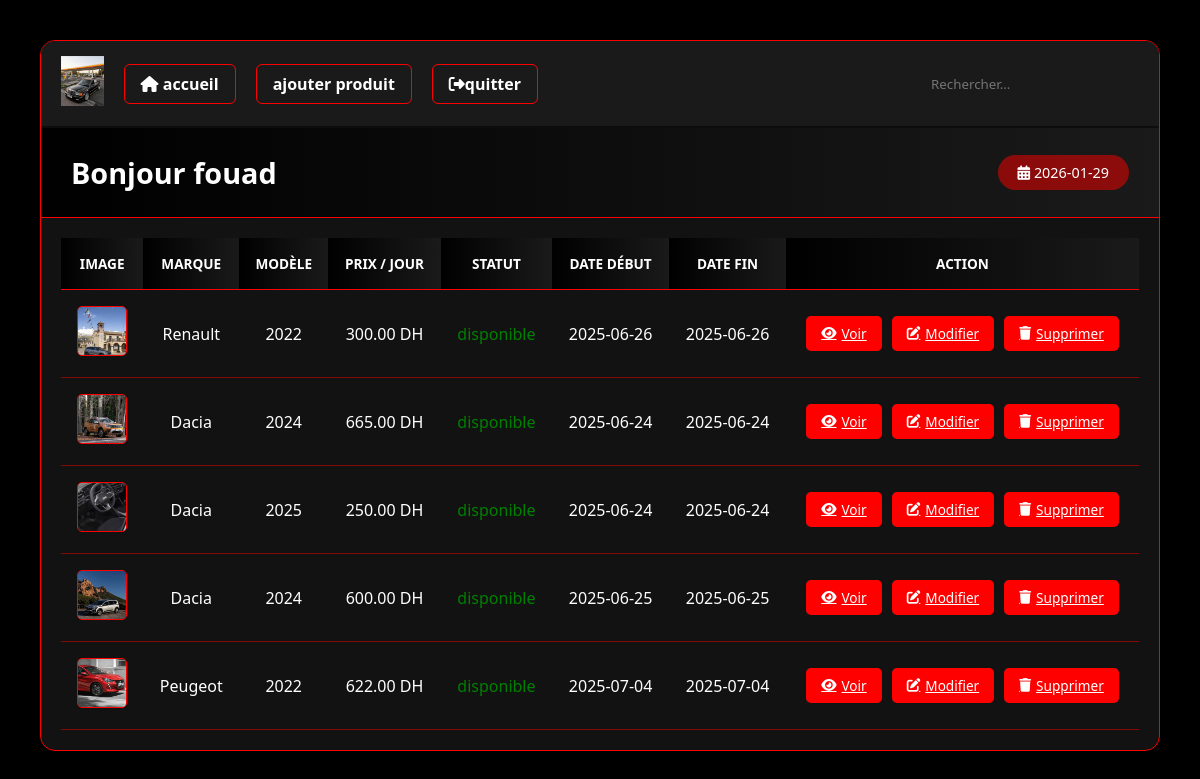
The app's page /php/tableagence.php (signed in) with its own data.
### tables this page shows
CREATE TABLE `agence` (
  `id_agence` int(11) NOT NULL,
  `nom` varchar(20) NOT NULL,
  `adress` varchar(100) NOT NULL,
  `logo` varchar(255) DEFAULT NULL,
  `password` varchar(100) NOT NULL,
  `ville` varchar(40) NOT NULL,
  `numerotel` int(11) NOT NULL,
  `Horaired` datetime DEFAULT NULL,
  `Horairef` datetime DEFAULT NULL,
  `facebook` varchar(70) DEFAULT NULL,
  `instagrame` varchar(70) DEFAULT NULL,
  `linkedin` varchar(70) DEFAULT NULL,
  `twiter` varchar(70) DEFAULT NULL
);

CREATE TABLE `images` (
  `id_image` int(11) NOT NULL,
  `chemin` varchar(255) NOT NULL,
  `id_article_location` int(11) NOT NULL
);

CREATE TABLE `article_location` (
  `id_article_location` int(11) NOT NULL,
  `categorie` enum('économique','moyenne','luxe') NOT NULL DEFAULT 'économique',
  `marque` varchar(100) NOT NULL,
  `type_marque` varchar(100) NOT NULL,
  `modele` int(11) NOT NULL,
  `couleur` varchar(30) NOT NULL,
  `carburant` enum('Essence','Diesel','Hybride','Électrique') NOT NULL,
  `type_boite` enum('Manuele','Automatique') NOT NULL,
  `kilometrage` int(11) NOT NULL,
  `nombre_place` int(11) NOT NULL,
  `nombre_porte` int(11) NOT NULL,
  `matricule` varchar(100) NOT NULL,
  `info_supplimentaire` varchar(255) DEFAULT NULL,
  `statut` enum('disponible','indisponible','reserve') NOT NULL DEFAULT 'disponible',
  `date_debut` date NOT NULL,
  `date_fin` date NOT NULL,
  `prix_location` decimal(10,2) NOT NULL,
  `date_creation` datetime DEFAULT current_timestamp(),
  `id_agence` int(11) NOT NULL
);

### php/tableagence.php (the view, shortened to what this page needs)
<!DOCTYPE html>
<html lang="fr">
<head>
    <link rel="stylesheet" href="https://cdnjs.cloudflare.com/ajax/libs/font-awesome/6.4.0/css/all.min.css">
    <link rel="stylesheet" href="../css/tableagence.css">
</head>
<body>
    <?php
      $id_agence = $_SESSION['id_agence'] ?? null;
      $conn = connexion_data('localhost', 'root', '', 'agences');
      try {
          $logo_stmt = $conn->prepare('SELECT logo FROM agence WHERE id_agence = :id_agence');
          $logo_stmt->bindParam(':id_agence', $id_agence, PDO::PARAM_INT);
          $logo_stmt->execute();
          $resultat = $logo_stmt->fetch(PDO::FETCH_ASSOC);
          $logo_url = (!empty($resultat['logo'])) ? htmlspecialchars($resultat['logo']) : 'images/logo_par_defaut.png';
      } catch (PDOException $e) {
          die("Erreur de base de données : " . htmlspecialchars($e->getMessage()));
      }
      ?>
    <div class="container">
        <nav>
            <ul>
                <li><img class="logo" src="../<?= $logo_url ?>" alt="Logo agence" height="50"></li>
                <li><a href="Accueil.php"> <i class="fas fa-home"></i> accueil</a></li>
                <li><a href="formajoutervoiture.php">ajouter produit</a></li>
                <li><a href="quitter.php"> <i class="fas fa-sign-out-alt"></i>quitter</a></li>
            </ul>
            <form class="search-bar" action="recherche.php" method="GET">
                <input type="text" name="query" placeholder="Rechercher..." id="rechercher">
            </form>
        </nav>
        <header>
            <div class="header-content">
                <?php
                  $con = connexion_data("localhost", "root", "", "agences");
                  $id_agence = $_SESSION["id_agence"];
                  $inserer_name = $con->prepare("SELECT nom from agence where id_agence =:id_agence");
                  $inserer_name->bindParam(':id_agence', $id_agence);
                  $inserer_name->execute();
                  $results = $inserer_name->fetch(PDO::FETCH_ASSOC);
                  if ($results) {
                      $name = $results['nom'];
                  }
                  $b = null;
                  $heure = date("H");
                  if ($heure >= 6 && $heure < 12) {
                      $b = "Bonjour $name";
                  } elseif ($heure >= 12 && $heure < 24 || $heure < 6) {
                      $b = "Bonsoir $name";
                  }
                  echo "<h1>$b</h1>";
                  $query = $con->prepare("
                  SELECT a.*, i.chemin
                  FROM article_location a
                  LEFT JOIN images i ON a.id_article_location = i.id_article_location
                  WHERE a.id_agence = :id_agence
              ");
                  $query->bindParam(':id_agence', $id_agence);
                  $query->execute();
                  $resultats = $query->fetchAll(PDO::FETCH_ASSOC);
                  $articles = [];
                  foreach ($resultats as $row) {
                      $id = $row['id_article_location'];
                      if (!isset($articles[$id])) {
                          $articles[$id] = $row;
                          $articles[$id]['images'] = [];
                      }
                      if ($row['chemin']) {
                          $articles[$id]['images'][] = $row['chemin'];
                      }
                  }
                  ?>
            </div>
            <div class="date-display">
                <i class="fas fa-calendar-alt"></i>
                <?php
                  $date_actuel = date("Y-m-d");
                  echo $date_actuel;
                  ?>
            </div>
        </header>
        <div class="table-container">
            <table>
                <thead>
                    <tr>
                        <th>Image</th>
                        <th>Marque </th>
                        <th>Modèle</th>
                        <th>Prix / Jour</th>
                        <th>Statut</th>
                        <th>Date Début</th>
                        <th> Date Fin</th>
                        <th>ACTION</th>
                    </tr>
                </thead>
                <tbody id='tbody'>
                    <?php foreach ($articles as $id_article => $article): ?>
                        <tr>
                            <td>
                                <?php if (!empty($article['images'])): ?>
                                    <img class="images" src=" <?= htmlspecialchars($article['images'][0]) ?>" alt="Voiture" width="150" />
                                <?php else: ?>
                                    <span>Aucune image</span>
                                <?php endif; ?>
                            </td>
                            <td><?= htmlspecialchars($article['marque']) ?></td>
                            <td><?= htmlspecialchars($article['modele']) ?></td>
                            <td><?= htmlspecialchars($article['prix_location']) ?> DH</td>
                            <td class="statut"><?= htmlspecialchars($article['statut']) ?></td>
                            <td><?= htmlspecialchars($article['date_debut']) ?></td>
                            <td><?= htmlspecialchars($article['date_fin']) ?></td>
                            <td class="action-cell">
                                <div class="action-buttons">
                                    <?php
                                      $id_article = $article['id_article_location'];
                                      ?>
                                    <a class="btn btn-view" href="voirplus.php?id=<?= urlencode($id_article) ?>"> <i class=" fas fa-eye"></i> Voir</a>
                                    <a class="btn btn-edit" href="modifier_article.php?id=<?= urlencode($id_article) ?>"><i class="fas fa-edit"></i> Modifier</a>
                                    <a class="btn btn-delete" href="supprimerarticle.php?id=<?= urlencode($id_article) ?>" onclick="return confirm('Confirmer la suppression ?')"><i class="fas fa-trash"></i> Supprimer</a>
                                </div>
                            </td>
                        </tr>
                    <?php endforeach; ?>
                </tbody>
            </table>
        </div>
    </div>
</body>
</html>

### css/tableagence.css (style rules this page uses)
:root { --bg-darker: #000; --bg-dark: #121212; --bg-medium: #1a1a1a; --text-light: #fff; --accent-red: #ff0000; --accent-hover: #cc0000; --accent-transparent: rgba(255, 0, 0, 0.5); --border-red: rgba(255, 0, 0, 0.49); --shadow-red: 0 0 20px rgba(255, 0, 0, 0.47); --form-bg: #1a1a1a; --table-hover: #222; }
* { margin: 0; padding: 0; box-sizing: border-box; font-family: system-ui, sans-serif; }
html, body { width: 100%; min-height: 100vh; overflow-x: hidden; background: var(--bg-darker); color: var(--text-light); padding: 20px; display: flex; flex-direction: column; align-items: center; }
nav { display: flex; justify-content: space-between; align-items: center; background: var(--bg-medium); width: 100%; max-width: 1200px; padding: 15px 20px; border-radius: 10px 10px 0 0; margin-bottom: 2px; box-shadow: 0 4px 15px rgba(0, 0, 0, 0.5); }
nav ul { list-style: none; display: flex; align-items: center; gap: 20px; }
nav ul li a { color: var(--text-light); text-decoration: none; font-weight: 600; padding: 8px 16px; border-radius: 6px; transition: all 0.3s ease; border: 1px solid var(--accent-red); }
.search-bar { display: flex; align-items: center; }
.search-bar input[type="text"] { padding: 6px 10px; border-radius: 4px 0 0 4px; border: none; min-width: 180px; outline: none; background: var(--bg-medium); color: var(--text-light); }
.container { width: 100%; max-width: 1200px; background-color: var(--bg-dark); border-radius: 15px; box-shadow: 0 10px 30px rgba(0, 0, 0, 0.5); overflow: hidden; margin-bottom: 30px; border: 1px solid var(--accent-red); }
header { background: linear-gradient(90deg, var(--bg-darker), var(--bg-medium)); color: var(--text-light); padding: 25px 30px; display: flex; justify-content: space-between; align-items: center; flex-wrap: wrap; gap: 20px; border-bottom: 1px solid var(--accent-red); }
.header-content h1 { font-size: 1.8rem; font-weight: 600; }
.date-display { background-color: var(--accent-transparent); padding: 8px 20px; border-radius: 20px; font-size: 0.9rem; font-weight: 500; }
.table-container { overflow-x: auto; padding: 20px; max-height: 60vh; min-height: 300px; }
table { width: 100%; border-collapse: separate; border-spacing: 0; min-width: 800px; }
thead tr { background: linear-gradient(90deg, var(--bg-darker), var(--bg-medium)); color: var(--text-light); }
th { font-weight: 600; font-size: 0.85rem; text-transform: uppercase; padding: 16px 15px; position: sticky; top: 0; z-index: 10; background: linear-gradient(90deg, var(--bg-darker), var(--bg-medium)); border-bottom: 1px solid var(--accent-red); }
td { padding: 16px 15px; text-align: center; border-bottom: 1px solid var(--border-red); }
tbody tr { transition: all 0.3s ease; background-color: var(--bg-dark); }
td img { width: 50px; height: 50px; object-fit: cover; border-radius: 5px; border: 1px solid var(--accent-red); box-shadow: 0 1px 3px var(--shadow-red); }
.action-buttons { display: flex; justify-content: center; gap: 10px; }
.btn { padding: 8px 15px; border: none; border-radius: 5px; cursor: pointer; font-weight: 500; transition: all 0.3s ease; display: flex; align-items: center; gap: 5px; font-size: 0.85rem; color: var(--text-light); background-color: var(--accent-red); }

### records on screen
agence: logo (picture), nom "Bonjour fouad"
images: shows a picture, id_article_location.marque "Renault", id_article_location.modele "2022", id_article_location.prix_location "300.00", id_article_location.statut "disponible", id_article_location.date_debut "2025-06-26", id_article_location.date_fin "2025-06-26"
images: shows a picture, id_article_location.marque "Dacia", id_article_location.modele "2024", id_article_location.prix_location "665.00", id_article_location.statut "disponible", id_article_location.date_debut "2025-06-24", id_article_location.date_fin "2025-06-24"
images: shows a picture, id_article_location.marque "Dacia", id_article_location.modele "2025", id_article_location.prix_location "250.00", id_article_location.statut "disponible", id_article_location.date_debut "2025-06-24", id_article_location.date_fin "2025-06-24"
images: shows a picture, id_article_location.marque "Dacia", id_article_location.modele "2024", id_article_location.prix_location "600.00", id_article_location.statut "disponible", id_article_location.date_debut "2025-06-25", id_article_location.date_fin "2025-06-25"
images: shows a picture, id_article_location.marque "Peugeot", id_article_location.modele "2022", id_article_location.prix_location "622.00", id_article_location.statut "disponible", id_article_location.date_debut "2025-07-04", id_article_location.date_fin "2025-07-04"
